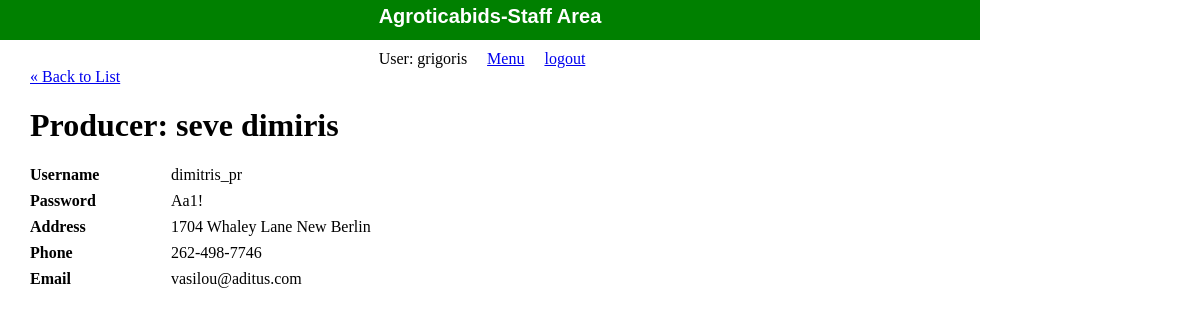
The page /public/staff/producers/show.php (signed in) on the database its author committed.
### tables this page shows
CREATE TABLE `producers` (
  `id` int(11) NOT NULL,
  `last_name` varchar(255) DEFAULT NULL,
  `first_name` varchar(255) DEFAULT NULL,
  `username` varchar(255) DEFAULT NULL,
  `password` varchar(255) DEFAULT NULL,
  `address` text,
  `phone` text,
  `email` varchar(255) DEFAULT NULL
);

### private/functions.php (called while the page is built, shortened)
<?php
function url_for($script_path) {
  return WWW_ROOT . $script_path;
}
function h($string="") {
  return htmlspecialchars($string);
}
?>

### private/database.php (called while the page is built, shortened)
<?php
  function db_escape($connection, $string) {
    return mysqli_real_escape_string($connection, $string);
  }
?>

### private/query_functions.php (called while the page is built, shortened)
<?php
  function find_producer_by_id($id) {
    global $db;
    $sql = "SELECT * FROM producers ";
    $sql .= "WHERE id='" . db_escape($db, $id) . "'";
    $result = mysqli_query($db, $sql);
    $subject = mysqli_fetch_assoc($result);
    return $subject;
  }
  ?>

### public/staff/producers/show.php (the view, shortened to what this page needs)
<?php
$id = $_GET['id'] ?? '1';
$producer = find_producer_by_id($id);
?>
<?php include(SHARED_PATH . '/staff_header.php'); ?>
<div id="content">
  <a class="back-link" href="<?php echo url_for('/staff/producers/index.php'); ?>">&laquo; Back to List</a>
  <div class="producer show">
    <h1>Producer: <?php echo h($producer['last_name']) . " " . h($producer['first_name']); ?></h1>
    <div class="attributes">
      <dl>
        <dt>Username</dt>
        <dd><?php echo h($producer['username']); ?></dd>
      </dl>
      <dl>
        <dt>Password</dt>
        <dd><?php echo h($producer['password']); ?></dd>
      </dl>
      <dl>
        <dt>Address</dt>
        <dd><?php echo h($producer['address']); ?></dd>
      </dl>
      <dl>
        <dt>Phone</dt>
        <dd><?php echo h($producer['phone']); ?></dd>
      </dl>
      <dl>
        <dt>Email</dt>
        <dd><?php echo h($producer['email']); ?></dd>
      </dl>
    </div>
  </div>
</div>

### public/stylesheets/staff.css (style rules this page uses)
html { height: 100%; width: 100%; }
body { height: 980px; width: 100%; margin: 0; padding: 0; }
#content { width: 920px; min-height: 500px; padding: 0 30px; }
dl { clear: both; overflow: hidden; margin: 0.5em 0; }
dt { float: left; font-weight: bold; width: 125px; }
dd { float: left; margin-left: 1em; }

### rows shown on the page
producers: last_name "seve", first_name "dimiris", username "dimitris_pr", password "Aa1!", address "1704 Whaley Lane New Berlin", phone "262-498-7746", email "vasilou@aditus.com"

### other values the page prints
$_SESSION['username'] "grigoris"
